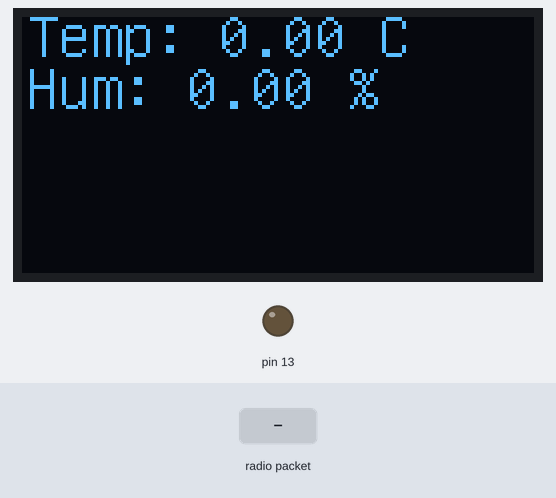
Recording of a sketch running on a simulated Arduino Uno, built with avr-gcc and run on an emulated ATmega328P. On the bench: 128×64 one-colour display, output pins drawn as LEDs (lit = HIGH). The test bench sets the inputs (shaded band). No radio packets arrive unless stated; what the sketch prints to the serial monitor is not drawn.

Above: at 1.4 s.
1.5 s: radio packet "1" arrives
At 2.5 s:
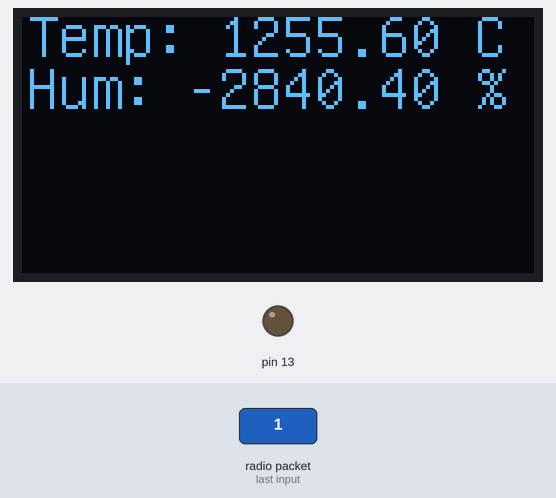
3.3 s: radio packet "0" arrives
At 4.1 s:
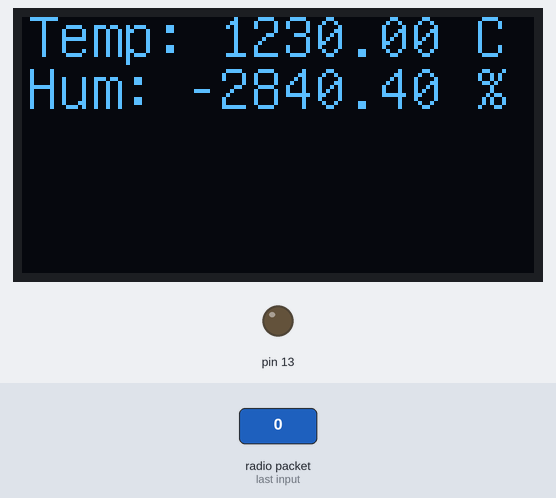
5.1 s: radio packet "2" arrives
At 6.4 s:
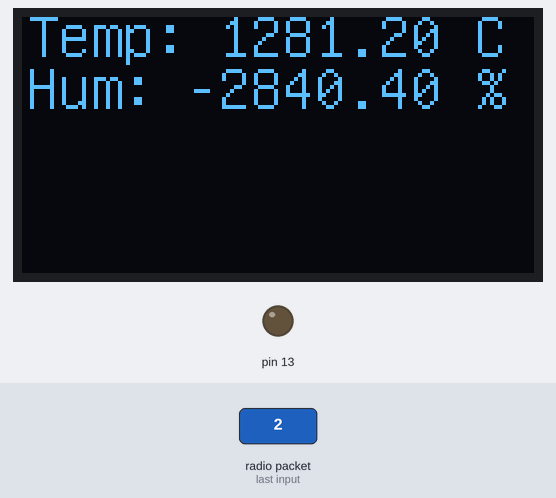
Timing chart, 0 to 8.1 s (numbered marks = the images above; inputs shaded):
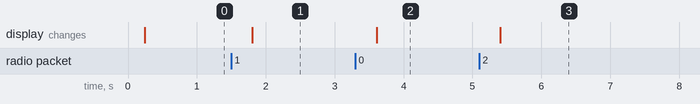

Measured:
- after the input at 1.5 s, the display: changes after 0.30 s (image 1)
- after the input at 3.3 s, the display: changes after 0.31 s (image 2)
- after the input at 5.1 s, the display: changes after 0.31 s (image 3)

The sketch:

neibc_433_315mhz_recv_dht22_oled.ino
```cpp
// (licence header left out)
#include <VirtualWire.h>
#include "U8glib.h"

U8GLIB_SSD1306_128X64 u8g(U8G_I2C_OPT_NONE);

const int RX_DIO_Pin = 11; // default 11
float t,h;

void draw(float tval, float hval) {
  u8g.setFont(u8g_font_unifont);

  u8g.setPrintPos(1,10);
  u8g.print("Temp: ");
  u8g.print(tval);
  u8g.print(" C");
  u8g.setPrintPos(1,23);
  u8g.print("Hum: ");
  u8g.print(hval);
  u8g.print(" %");
}

void setup()
{
    t=0;
    h=0;

    pinMode(13, OUTPUT);
    Serial.begin(9600);

    vw_set_rx_pin(RX_DIO_Pin);
    vw_setup(2000);
    vw_rx_start();

    u8g.firstPage();
    do {
      draw(0,0);
    } while( u8g.nextPage() );
}

void loop()
{
  uint8_t Buffer_Size = 4;
  int Data;
  uint8_t RxBuffer[Buffer_Size];

  /* Accept the transmitted data */
  if (vw_get_message(RxBuffer, &Buffer_Size)) // Non-blocking
  {
    /* If so, then turn on the LED connected to DIO 13
       to indicate this */
    digitalWrite(13, HIGH);

    /* Store the received high and low byte data */
    Data = RxBuffer[0] << 8 | RxBuffer[1];
    t = (float)Data / 10.0;
    Data = RxBuffer[2] << 8 | RxBuffer[3];
    h = (float)Data / 10.0;

    Serial.print("Temparature : ");
    Serial.print(t);
    Serial.print("  Humidity : ");
    Serial.println(h);
    /* Turn off the LED on pin 13 to indicate that the
       data has now been received */
    digitalWrite(13, LOW);

    u8g.firstPage();
    do {
       draw(t, h);
    } while( u8g.nextPage() );

    delay(500);
  }
}
```
